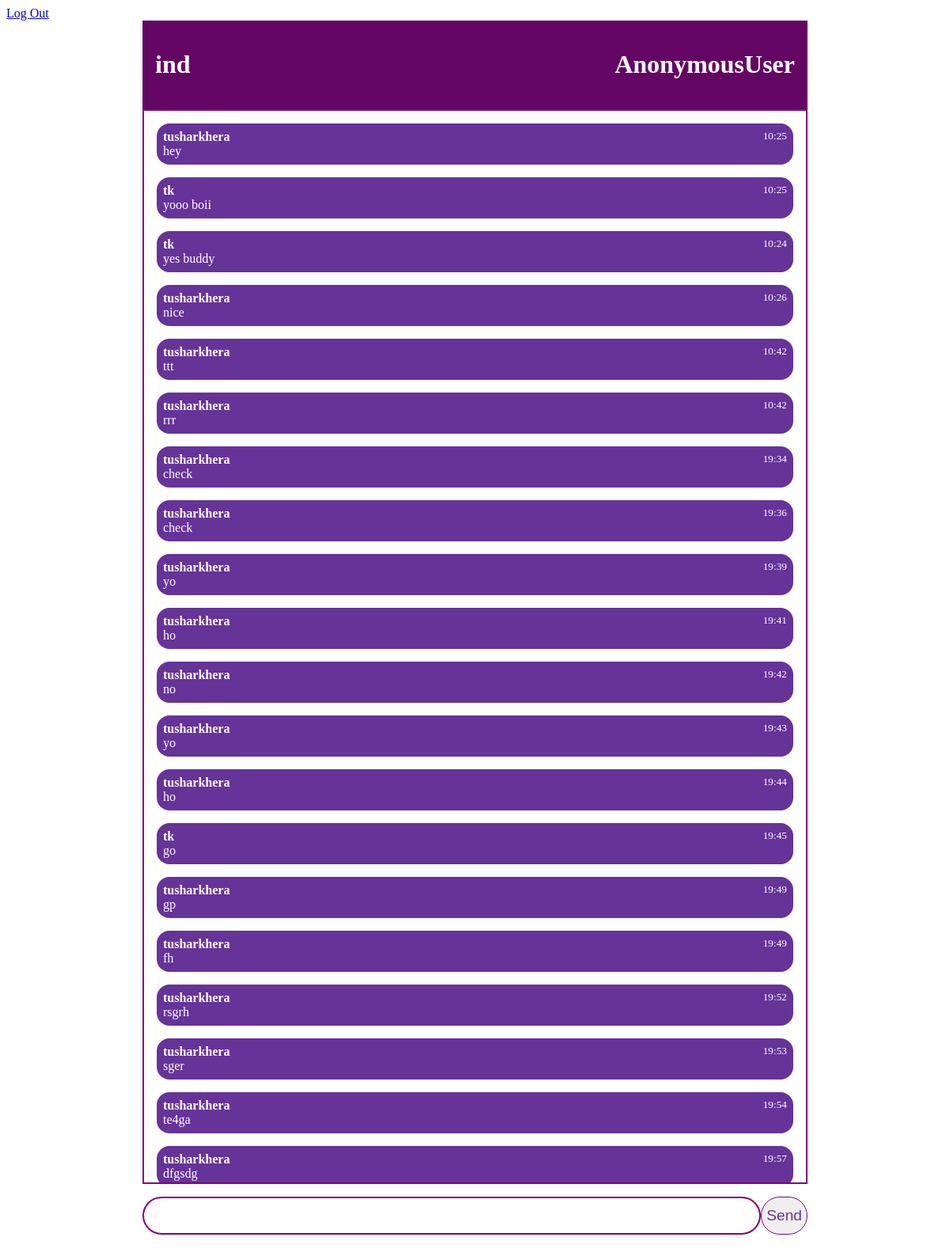
The page /room/ind/ on the database its author committed.
### myapp/models.py (models this page shows, shortened)
class Group(models.Model) :
    name = models.CharField(max_length=255)

class Chat(models.Model) :
    content = models.CharField(max_length=10000)
    timestamp = models.DateTimeField(auto_now=True)
    group = models.ForeignKey('Group', on_delete=models.CASCADE)
    sender = models.ForeignKey(User, on_delete=models.CASCADE)

### myapp/views.py (the view)
# urls.py: path('room/<str:group_name>/', views.index, name='index'),
def index(request, group_name) :
    grp = Group.objects.filter(name=group_name).first()
    chats = []
    if grp :
        chats = Chat.objects.filter(group=grp)
    else:
        grp = Group(name = group_name)
        grp.save()
    return render(request, 'index.html', {'g_name' : group_name, 'chats':chats})

### myapp/templates/index.html (shortened to what this page needs)
<!DOCTYPE html>
{% load static %}
<html lang="en">
  <head>
    <link rel="stylesheet" type="text/css" href="{% static "cs/chat.css" %}"/>
  </head>
  <body>
    <a href="{% url 'log-out' %}">Log Out</a>
    <div class="intro">
    <h1>{{g_name}}</h1>
    <h1>{{request.user}}</h1>
</div>
     <div id="chat-log" contenteditable>
        {% for chat in chats %}
        <div class="msg">
            <div class="msg-head">
                <b>{{chat.sender}}</b>
            <small>{{chat.timestamp|time:'H:i'}}</small>
            </div>
            {{chat.content}}
            </div>
        {% endfor %}
    </div>
    <div class="sendbar">
    <input type="text" id="chat-msg-input" />
    <input type="submit" value="Send" id="chat-msg-submit" />
</div>
  </body>
</html>

### myapp/static/cs/chat.css (style rules this page uses)
* { box-sizing: border-box; }
.intro { width: 70vw; background-color: rgb(100, 6, 100); color: white; display: flex; justify-content: space-between; padding: 1rem; margin: auto; }
#chat-log { margin: auto; padding: 1rem; color: white; display: flex; flex-direction: column; gap: 1rem; border: 2px solid purple; background-color: white; height: 70vh; width: 70vw; overflow-y: scroll; }
#chat-log .msg { display: flex; flex-direction: column; padding: 0.5rem; border-radius: 1rem; width: 100%; background-color: rebeccapurple; }
.msg .msg-head { display: flex; flex-direction: row; justify-content: space-between; }
.sendbar { display: flex; width: 70vw; justify-content: space-between; margin: 1rem auto; }
.sendbar #chat-msg-input { display: flex; width: 100%; border: 2px solid purple; border-radius: 2rem; height: 3rem; padding: 0.5rem; }
.sendbar #chat-msg-submit { border: 1px solid purple; border-radius: 1.5rem; font-size: larger; color: rebeccapurple; }

### rows shown on the page
Group: name "ind"
Chat: sender "tusharkhera", timestamp "10:25", content "hey"
Chat: sender "tk", timestamp "10:25", content "yooo boii"
Chat: sender "tk", timestamp "10:24", content "yes buddy"
Chat: sender "tusharkhera", timestamp "10:26", content "nice"
Chat: sender "tusharkhera", timestamp "10:42", content "ttt"
Chat: sender "tusharkhera", timestamp "10:42", content "rrr"
Chat: sender "tusharkhera", timestamp "19:34", content "check"
Chat: sender "tusharkhera", timestamp "19:36", content "check"
Chat: sender "tusharkhera", timestamp "19:39", content "yo"
Chat: sender "tusharkhera", timestamp "19:41", content "ho"
Chat: sender "tusharkhera", timestamp "19:42", content "no"
Chat: sender "tusharkhera", timestamp "19:43", content "yo"
Chat: sender "tusharkhera", timestamp "19:44", content "ho"
Chat: sender "tk", timestamp "19:45", content "go"
Chat: sender "tusharkhera", timestamp "19:49", content "gp"
Chat: sender "tusharkhera", timestamp "19:49", content "fh"
Chat: sender "tusharkhera", timestamp "19:52", content "rsgrh"
Chat: sender "tusharkhera", timestamp "19:53", content "sger"
Chat: sender "tusharkhera", timestamp "19:54", content "te4ga"
Chat: sender "tusharkhera", timestamp "19:57", content "dfgsdg"

### other values the page prints
{{ request.user }} "AnonymousUser"
